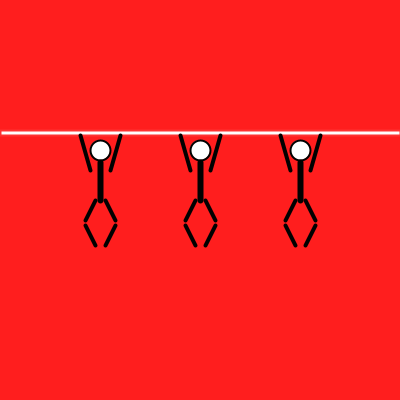
Frame 1 (no input)
Frame 60 (the mouse pressed at the canvas centre just before this capture): identical to frame 1, image omitted
Frame 120 (the mouse held since frame 60 and released just before this capture): identical to frame 1, image omitted

The Processing sketch that drew this single still picture (run headless with seeded random() and noise(); from frame 60 on, the mouse is pressed at the canvas centre):

// Processing sketch: processing_113754
// ── processing_113754.pde

//right left click practicing with monkey bar.
// by Xinhan yen ,E-mail:archi730@hotmail.com
void setup() {
  size(400, 400);
  smooth();
}
void draw() {
  background(255, 30, 30);
  strokeWeight(2);
  stroke(255, 50, 50);
  fill(255);
  rect(0, 130, 400, 5);
  if (mousePressed&&(mouseButton==LEFT)) {
    //UPup
    stroke(1);
    // man prtotype   
    strokeWeight(2);
    ellipse(300, height/4+15, 20, 20);
    strokeWeight(6);
    line(300, 98, 300, 60);
    //feet
    strokeWeight(4);
    line(305, 60,315, 40);
    line(295, 60, 285, 40);
    line(305, 15, 315, 35);
    line(295, 15, 285, 35);
    //arm
    strokeWeight(4);
    line(310, 90, 320, 125);
    line(290, 90, 280, 125);
    //UPup
    stroke(1);
    // man prtotype   
    strokeWeight(2);
    ellipse(100, height/4+15, 20, 20);
    strokeWeight(6);
    line(100, 98, 100, 60);
    //feet
    strokeWeight(4);
    line(105, 60, 115, 40);
    line(95, 60, 85, 40);
    line(105, 15, 115, 35);
    line(95, 15, 85, 35);
    //arm
    strokeWeight(4);
    line(110, 90, 120, 125);
    line(90, 90, 80, 125);
    // man prtotype   
    strokeWeight(2);
    ellipse(width/2, 3*height/4, 20, 20);
    strokeWeight(6);
    line(200, 312, 200, 350);
    //feet
    strokeWeight(4);
    line(205, 350, 215, 370);
    line(195, 350, 185, 370);
    line(205, 395, 215, 375);
    line(195, 395, 185, 375);
    //arm
    strokeWeight(4);
    line(210, 330, 220, 280);
    line(190, 330, 180, 280);
  }
  else if (mousePressed&&(mouseButton==RIGHT)) {
    //UPup
    stroke(1);
    // man prtotype   
    strokeWeight(2);
    ellipse(width/2, height/4+15, 20, 20);
    strokeWeight(6);
    line(200, 98, 200, 60);
    //feet
    strokeWeight(4);
    line(205, 60, 215, 40);
    line(195, 60, 185, 40);
    line(205, 15, 215, 35);
    line(195, 15, 185, 35);
    //arm
    strokeWeight(4);
    line(210, 90, 220, 125);
    line(190, 90, 180, 125);
    // manIDn
    stroke(1);
    strokeWeight(2);
    ellipse(100, 3*height/4, 20, 20);
    strokeWeight(6);
    line(100, 312, 100, 350);
    //feet
    strokeWeight(4);
    line(105, 350, 115, 370);
    line(95, 350, 85, 370);
    line(105, 395, 115, 375);
    line(95, 395, 85, 375);
    //arm
    strokeWeight(4);
    line(110, 330, 120, 280);
    line(90, 330, 80, 280);
 // manIII DN
    stroke(1);
    strokeWeight(2);
    ellipse(300, 3*height/4, 20, 20);
    strokeWeight(6);
    line(300, 312, 300, 350);
    //feet
    strokeWeight(4);
    line(305, 350, 315, 370);
    line(295, 350, 285, 370);
    line(305, 395, 315, 375);
    line(295, 395, 285, 375);
    //arm
    strokeWeight(4);
    line(310, 330, 320, 280);
    line(290, 330, 280, 280);
  }
  else {
    //manII UPdn
    stroke(1);
    // man prtotype   
    strokeWeight(2);
    ellipse(width/2, 50+height/4, 20, 20);
    strokeWeight(6);
    line(200, 162, 200, 200);
    //feet
    strokeWeight(4);
    line(205, 200, 215, 220);
    line(195, 200, 185, 220);
    line(205, 245, 215, 225);
    line(195, 245, 185, 225);
    //arm
    strokeWeight(4);
    line(210, 170, 220, 135);
    line(190, 170, 180, 135);
stroke(1);
    // man prtotype   
    strokeWeight(2);
    ellipse(100, 50+height/4, 20, 20);
    strokeWeight(6);
    line(100, 162, 100, 200);
    //feet
    strokeWeight(4);
    line(105, 200, 115, 220);
    line(95, 200, 85, 220);
    line(105, 245, 115, 225);
    line(95, 245, 85, 225);
    //arm
    strokeWeight(4);
    line(110, 170, 120, 135);
    line(90, 170, 80, 135);  
    stroke(1);
    // man prtotype   
    strokeWeight(2);
    ellipse(300, 50+height/4, 20, 20);
    strokeWeight(6);
    line(300, 162, 300, 200);
    //feet
    strokeWeight(4);
    line(305, 200, 315, 220);
    line(295, 200, 285, 220);
    line(305, 245, 315, 225);
    line(295, 245, 285, 225);
    //arm
    strokeWeight(4);
    line(310, 170, 320, 135);
    line(290, 170, 280, 135);
}
  }
